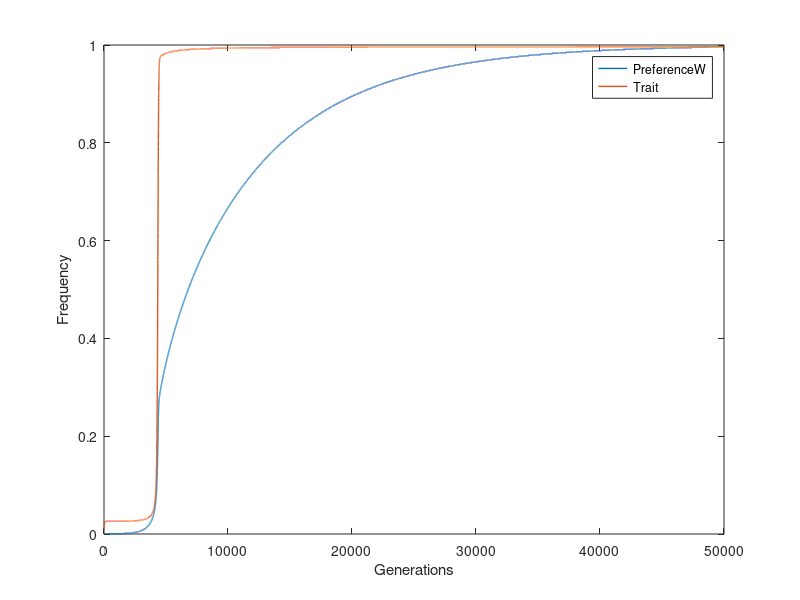

MATLAB code to generate this figure:
clc
clear

%CODE FOR W-ENCODED PREFERENCE AND AUTOSOMAL TRAIT
%W is the focal preference allele, and T is the focal trait allele
%see Muralidhar 2019 Methods(https://www.nature.com/articles/s41586-019-1271-7)
%for more details

% Genotype order females:   w tt, w Tt, w TT, W tt, W Tt, W TT
% Genotype order males:     tt, Tt, TT     
% Genotype order general:   w tt, w Tt, w TT, W tt, W Tt, W TT, tt, Tt, TT

gens = 50000;   % number of generations 

sf = 0.05;  % benefit of mutant trait allele to homozyg. females  
sm = 0.2;   % cost of mutant trait allele to homozyg. males

h = 0.5;      % dominance of mutant trait allele, T, with respect to wild-type allele, t

alpha = 5;    % strength of preference for homozygous males (see Figure 2 of Muralidhar 2019)
beta = alpha^h;    % strength of preference for heterozygous males
c = [1,beta,alpha]; 


vf = [1,1+h*sf,1+sf,1,1+h*sf,1+sf]'; % viabilities of the female genotypes
vm = [1,1-h*sm,1-sm]'; % viabilities of the male genotypes

u = 0.000;  % mutation rate at pref. locus, probability per replication
v = 0.001;  % mutation rate at trait locus, probability per replication

%% set up offspring proportion array

% O(i,j,k) will be the proportion of type k offspring produced in 
% a mating between an i female and a j male

e = [(1/2)*(1-u)*(1-v),(1/2)*(1-u)*v,(1/2)*u*(1-v),(1/2)*u*v,(1/2)*(1-v),(1/2)*v;...
     (1/4)*(1-u),(1/4)*(1-u), (1/4)*u,(1/4)*u,(1/4),(1/4);...
     (1/2)*(1-u)*v,(1/2)*(1-u)*(1-v),(1/2)*u*v,(1/2)*u*(1-v),(1/2)*v,(1/2)*(1-v);...
     (1/2)*u*(1-v), (1/2)*u*v, (1/2)*(1-u)*(1-v), (1/2)*(1-u)*v, (1/2)*(1-v), (1/2)*v;...
     (1/4)*u, (1/4)*u, (1/4)*(1-u), (1/4)*(1-u), (1/4), (1/4);...
     (1/2)*u*v,(1/2)*u*(1-v), (1/2)*(1-u)*v, (1/2)*(1-u)*(1-v), (1/2)*v, (1/2)*(1-v)];  % e(i,k) is the proportion of type k 
                                                                                        % eggs produced by an i female
 
s = [1-v,v;1/2,1/2;v,1-v];  % s(j,k) is the proportion of type k sperm produced by a j male

O = zeros(6,3,9);

for i = 1:6
    for j = 1:3
        
        O(i,j,:) = [e(i,1)*s(j,1), e(i,1)*s(j,2)+e(i,2)*s(j,1), e(i,2)*s(j,2),...
                    e(i,3)*s(j,1), e(i,3)*s(j,2)+e(i,4)*s(j,1), e(i,4)*s(j,2),...
                    e(i,5)*s(j,1), e(i,5)*s(j,2)+e(i,6)*s(j,1), e(i,6)*s(j,2)];
                
    end
end

%% loop over generations

startW = 10^(-4);   % starting frequency of mutant W allele
startT =  7.9 * 10^(-3); % starting frequency of mutant T allele

p = zeros(6,gens); % female genotype frequencies
q = zeros(3,gens); % male genotype frequencies

% Genotype order females:   w tt, w Tt, w TT, W tt, W Tt, W TT
% Genotype order males:     tt, Tt, TT     

%starting frequencies of all genotypes, in HWE
p(:,1) = [(1-startW)*(1-startT)^2;(1-startW)*2*startT*(1-startT);(1-startW)*startT^2;startW*(1-startT)^2;startW*2*startT*(1-startT);startW*startT^2];
q(:,1) = [((1-startT)^2);2*startT*(1-startT);startT^2];


for t = 2:gens
    
    pv = (p(:,t-1).*vf)/sum(p(:,t-1).*vf);  % female frequencies post viability selection
    qv = (q(:,t-1).*vm)/sum(q(:,t-1).*vm);  % male frequencies post viability selection
    
    a = c*qv;   % a weighting for the matings of preferenced females    
    pref = [ones(3,3);c/a;c/a;c/a];
    
    M = (pv*qv').*pref; % M(i,j) is the fraction, out of all matings, that are between an i female and a j male
    
    x = sum(sum(repmat(M,1,1,9).*O));
    
    p(:,t) = 2*x(1:6); q(:,t) = 2*x(7:9);
    p(:,t) = p(:,t)/sum(p(:,t)); q(:,t) = q(:,t)/sum(q(:,t));
    
end


figure('Position',[100 100 500 400])
set(gcf,'Color','w');
set(gca,'FontName','times');

plot(1:gens,sum(p(4:6,:)), 'LineWidth', 1)
hold on
plot(1:gens,q(2,:)/2 + q(3,:), 'LineWidth', 1)
legend('PreferenceW', 'Trait')
axis([0 gens 0 1])

xlabel('Generations')
ylabel('Frequency')



